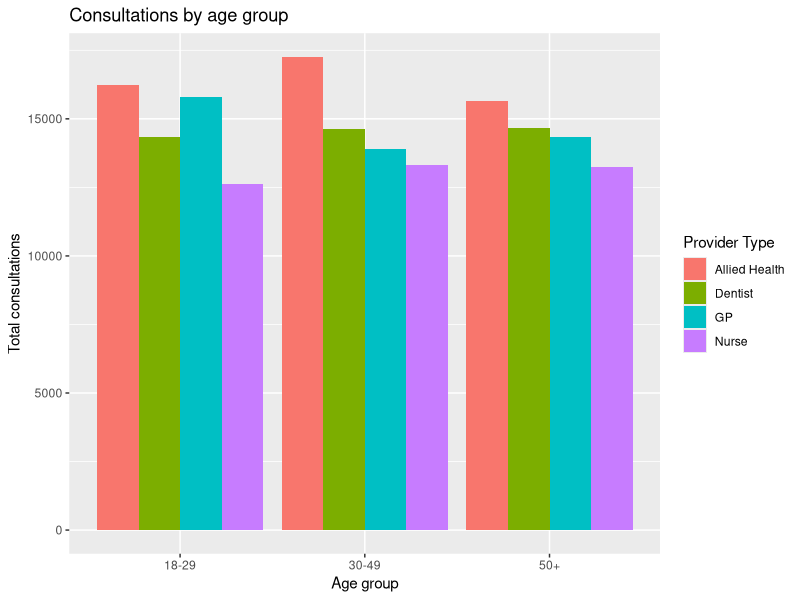
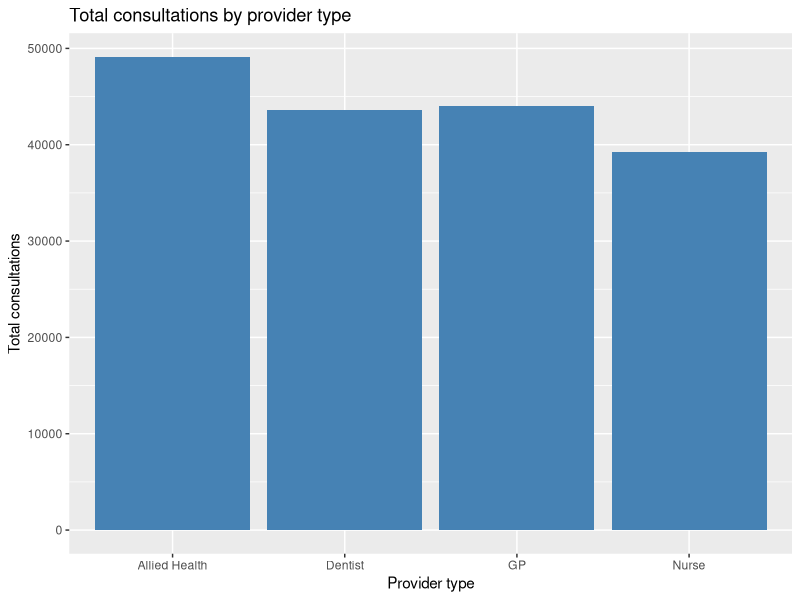
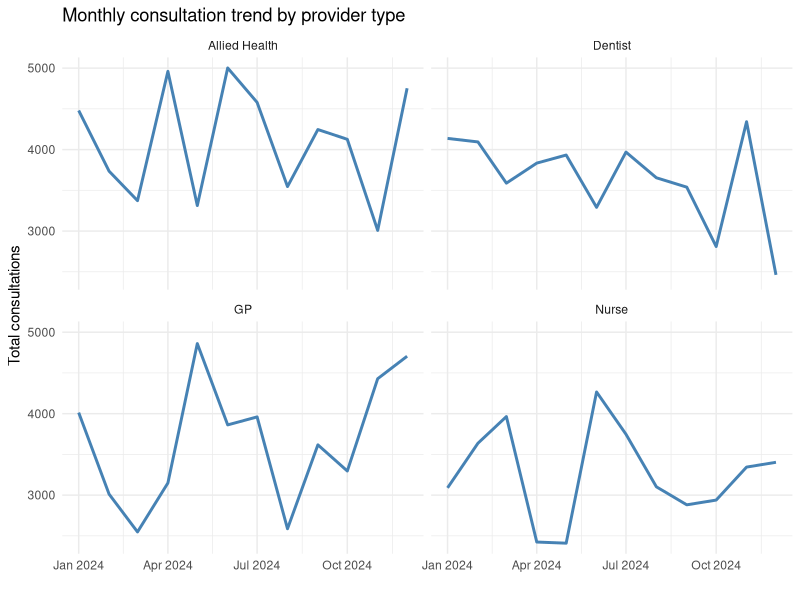

The R source for these figures, in order:
## ---- chunk 1

library(dplyr)
library(ggplot2)
library(readr)
library(knitr)

df <- read_csv("../data/sample_data.csv")

## ---- chunk 2

age_provider <- df |>
  group_by(age_group, provider_type) |>
  summarise(total_consultations = sum(n_consultations),
            .groups = "drop")

ggplot(age_provider,
       aes(x = age_group,
           y = total_consultations,
           fill = provider_type)
       ) +
  geom_col(position = "dodge") +
  labs(title = "Consultations by age group",
       x = "Age group",
       y = "Total consultations",
       fill = "Provider Type")
## ---- chunk 3

summary_tab <- df |>
  summarise(total_people = sum(n_people),
            total_consultations = sum(n_consultations),
            avg_consultations_per_ppl = round(total_consultations / total_people, 2)
            ) |>
  rename(`Total People` = total_people,
         `Total Consultations` = total_consultations,
         `Average Consultations per person` = avg_consultations_per_ppl)

kable(summary_tab)

## ---- chunk 4

summary_provider <- df |>
  group_by(provider_type) |>
  summarise(total_consultations = sum(n_consultations),
           .groups = "drop")

ggplot(summary_provider,
       aes(x = provider_type,
           y = total_consultations)
       ) +
  geom_col(fill = "steelblue") +
  labs(title = "Total consultations by provider type",
       x = "Provider type",
       y = "Total consultations")

## ---- chunk 5

summary_monthly <- df |>
  group_by(month, provider_type) |>
  summarise(total_consultations = sum(n_consultations),
            .groups = "drop")

ggplot(summary_monthly,
       aes(x = month,
           y = total_consultations,
           group = provider_type,
           color = provider_type)
       ) +
  geom_line(color = "steelblue", linewidth = 1) +
  facet_wrap(~ provider_type) +
  labs(title = "Monthly consultation trend by provider type",
       x = "",
       y = "Total consultations") +
  theme_minimal()
